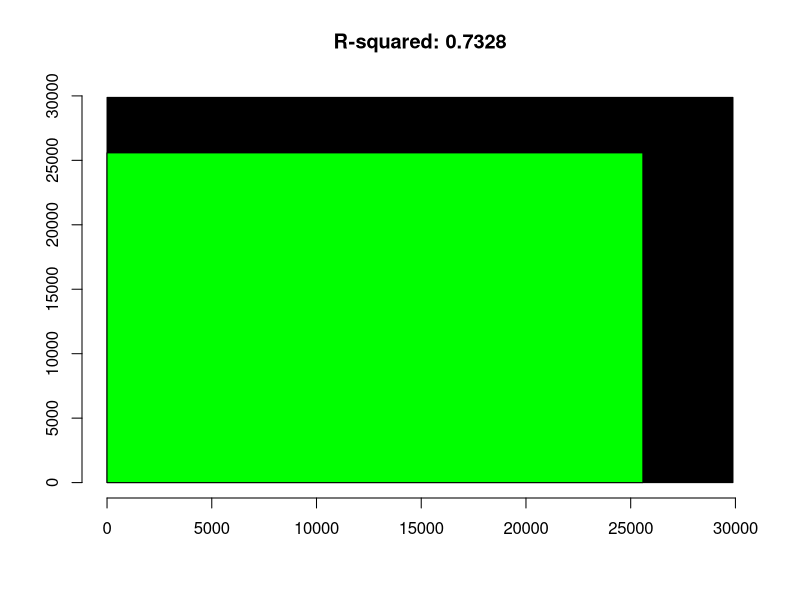

R code for this plot:
## ---- chunk 1
OregonSalaries <- structure(list(Obs = 1:32, Salary = c(41514.38701, 40964.06985, 
39170.19178, 37936.57206, 33981.77752, 36077.27107, 39174.05733, 
39037.372, 29131.74865, 36200.44592, 38561.3987, 33247.92306, 
33609.4874, 33669.22275, 37805.83017, 35846.13454, 47342.65909, 
46382.3851, 45812.91029, 46409.65664, 43796.05285, 43124.02135, 
49443.81792, 44805.79217, 44440.32001, 46679.59218, 47337.09786, 
47298.72531, 41461.0474, 43598.293, 43431.18499, 49266.41189), 
    Gender = structure(c(1L, 1L, 1L, 1L, 1L, 1L, 1L, 1L, 1L, 
    1L, 1L, 1L, 1L, 1L, 1L, 1L, 2L, 2L, 2L, 2L, 2L, 2L, 2L, 2L, 
    2L, 2L, 2L, 2L, 2L, 2L, 2L, 2L), .Label = c("Female", "Male"
    ), class = "factor")), .Names = c("Obs", "Salary", "Gender"
), class = "data.frame", row.names = c(NA, -32L))
black.box.maker <- function(mod1) {
            d1 <- dim(mod1$model)[[1]]
            sumsq1 <- var(mod1$model[,1], na.rm=TRUE)*(d1-1)
            rt1 <- sqrt(sumsq1)
            sumsq2 <- var(mod1$fitted.values, na.rm=TRUE)*(d1-1)
            rsquare <- round(sumsq2/sumsq1, digits=4)
            rt2 <- sqrt(sumsq2)
            plot(x=NA, y=NA, xlim=c(0,rt1), ylim=c(0,rt1), main=paste("R-squared:",rsquare), xlab="", ylab="", bty="n", cex=0.5)
            polygon(x=c(0,0,rt1,rt1), y=c(0,rt1,rt1,0), col="black")
            polygon(x=c(0,0,rt2,rt2), y=c(0,rt2,rt2,0), col="green")
            }
## ---- chunk 2
mod1 <- lm(Salary~Gender, data=OregonSalaries)
black.box.maker(mod1)
summary(mod1)
anova(mod1)
